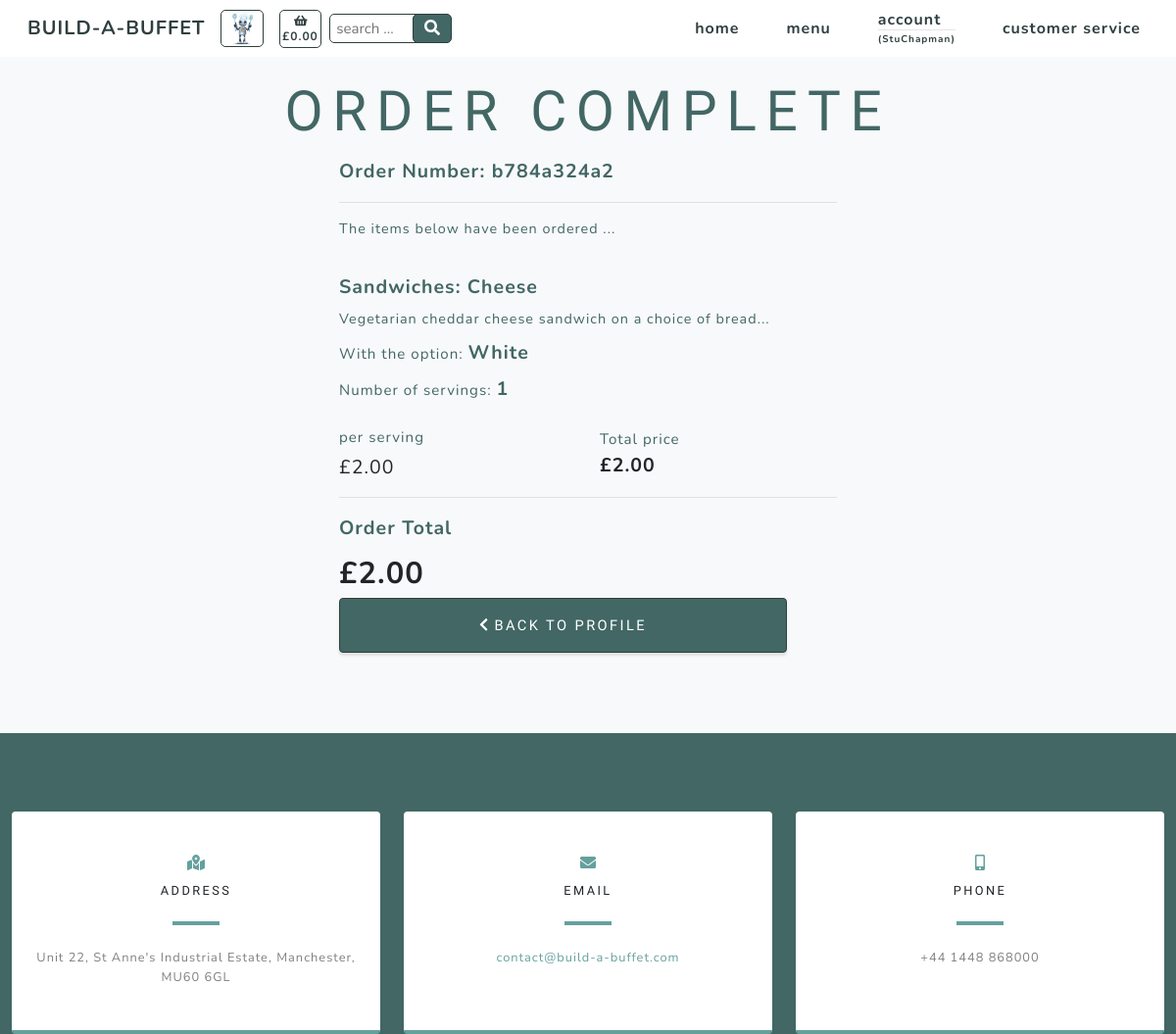
Page /checkout/order_success/b784a324a2 (signed in) on the committed database.
### checkout/models.py (models this page shows, shortened)
class Order(models.Model):
    customer_name = models.CharField(max_length=50, null=False, blank=False)
    order_number = models.CharField(max_length=32, null=False, editable=False)
    cookie = models.CharField(max_length=32, null=False, editable=False)
    full_name = models.CharField(max_length=50, null=False, blank=False)
    email = models.EmailField(max_length=254, null=False, blank=False)
    phone_number = models.CharField(max_length=20, null=False, blank=False)
    country = CountryField(blank_label='Country *', null=False, blank=False)
    postcode = models.CharField(max_length=20, null=True, blank=True)
    town_or_city = models.CharField(max_length=40, null=False, blank=False)
    street_address1 = models.CharField(max_length=80, null=False, blank=False)
    street_address2 = models.CharField(max_length=80, null=True, blank=True)
    county = models.CharField(max_length=80, null=True, blank=True)
    date = models.DateTimeField(auto_now_add=True)
    delivery_cost = models.DecimalField(max_digits=6, decimal_places=2, null=False, default=0)
    order_total = models.DecimalField(max_digits=10, decimal_places=2, null=False, default=0)
    grand_total = models.DecimalField(max_digits=10, decimal_places=2, null=False, default=0)
    stripe_pid = models.CharField(max_length=254, null=False, blank=False, default='')
    user_profile = models.ForeignKey(UserProfile, on_delete=models.SET_NULL,
                                     null=True, blank=True,
                                     related_name='orders')

class Order_items(models.Model):
    class Meta:
        verbose_name_plural = 'Order_items'
    order_number = models.CharField(max_length=32, null=False, editable=False)
    cookie = models.CharField(max_length=32, null=False, editable=False)
    item_number = models.DecimalField(max_digits=8, decimal_places=0)
    category = models.CharField(max_length=254)
    name = models.CharField(max_length=254)
    servings = models.DecimalField(max_digits=3, decimal_places=0)
    option = models.CharField(max_length=254)
    total_price = models.DecimalField(max_digits=6, decimal_places=2, null=True, blank=True)

### products/models.py (models this page shows, shortened)
class Product(models.Model):
    category = models.ForeignKey('Category', null=True,
                                 on_delete=models.SET_NULL)
    id_no = models.CharField(max_length=254, null=True)
    name = models.CharField(max_length=254)
    description = models.CharField(max_length=254)
    price = models.DecimalField(max_digits=6, decimal_places=2)
    range = models.CharField(max_length=254, null=True)

class Options(models.Model):
    class Meta:
        verbose_name_plural = 'Options'
    category = models.ForeignKey('Category', null=True, blank=True,
                                 on_delete=models.SET_NULL)
    id_no = models.CharField(max_length=254, null=True)
    option1 = models.CharField(max_length=24)
    option2 = models.CharField(max_length=24)
    option3 = models.CharField(max_length=24)

### checkout/views.py (the view)
# urls.py: path('order_success/<order_number>', views.order_success, name='order_success'),
def order_success(request, order_number):
    order = get_object_or_404(Order, order_number=order_number)
    orders = Order.objects.filter(order_number=order_number)
    order_items = Order_items.objects.filter(order_number=order_number)
    products = Product.objects.all()
    options = Options.objects.all()
    """ Check current user is purchaser """
    current_user = str(request.user)
    print(type(current_user))
    purchaser = str(order.customer_name)
    print(type(purchaser))
    if current_user != purchaser:
        return render(request, 'allauth/account/login.html')
    else:
        context = {
            'order': order,
            'orders': orders,
            'order_items': order_items,
            'products': products,
            'options': options,
        }
        return render(request, 'checkout/order_success.html', context)

### basket/contexts.py (called while the page is built)
def basket_context(request):
    cookie_key = settings.COOKIE_KEY
    try:
        cookie = request.COOKIES[cookie_key]
        basket_total = Basket.objects.filter(cookie=cookie).aggregate(Sum('total_price'))
        if basket_total['total_price__sum'] is None:
            basket_total = ""
    except KeyError:
        basket_total = ""
        cookie = 99999999
    context = {
            'cookie': cookie,
            'cookie_key': cookie_key,
            'basket_total': basket_total,
        }
    return context

### checkout/templates/checkout/order_success.html (shortened to what this page needs)
{% extends "base.html" %}
{% load static %}
{% block content %}
    <section class="products-section bg-light" id="products">
        <div class="container">
            <div class="row justify-content-center no-gutters">
                <div class="col-xl-12">
                    <h1 class="product-text-one mx-auto text-uppercase text-center flex-margin-b text-blue">Order Complete</h1>
                </div>
                <div class="col-12 col-lg-6 order-lg-last">
                    <div class="text-center h-100 project">
                        <div class="d-flex h-100">
                            <div class="product-container w-100 mt-0 text-center text-xl-left">
                                <div class="product-text-two mx-auto flex-margin-b text-blue bold">
                                    Order Number: {{ order.order_number }}
                                </div>
                                <hr>
                                <div class="product-text-three mx-auto flex-margin-b text-blue">
                                    The items below have been ordered ...
                                </div>
                                <br>
                                {% for item in order_items %}
                                    <div class="product-text-two mx-auto mb-2 text-blue bold">
                                        {{ item.category.title }}: {{ item.name }}
                                    </div>
                                    {% for product in products %}
                                        {% if product.name == item.name %}
                                            <div class="product-text-three mx-auto mb-2 text-blue">
                                                {{ product.description }}
                                            </div>
                                        {% endif %}
                                    {% endfor %}
                                    <div class="text-blue text-xs mb-2">With the option:
                                        {% if item.option == "selected-one" %}
                                            {% for option in options %}
                                                <span class="text-blue product-text-two mb-2 bold">
                                                    {{ option.option1.title }}
                                                </span>
                                            {% endfor %}
                                        {% endif %}
                                    </div>
                                    <div class="text-blue text-xs mb-4">Number of servings:
                                        <span id="servings" class="text-blue product-text-two mb-2 bold">
                                            {{ item.servings }}
                                        </span>
                                    </div>
                                    <div class="row">
                                        <div class="col-6 my-auto">
                                            {% for product in products %}
                                                {% if product.name == item.name %}
                                                    <div class="text-blue text-xs">
                                                        per serving
                                                    </div>
                                                    <div class="product-text-two mt-1">
                                                        £{{ product.price }}
                                                    </div>
                                                {% endif %}
                                            {% endfor %}
                                        </div>
                                        <div class="col-6 my-auto">
                                            <div class="text-blue text-xs">
                                                Total price
                                            </div>
                                            <div class="product-text-two bold">
                                                £{{ item.total_price }}
                                            </div>
                                        </div>
                                    </div>
                                    <hr>
                                {% endfor %}
                                <div class="col-12 col-lg-4 my-auto pl-0">
                                    <div class="product-text-two mx-auto mb-2 text-blue bold">
                                        Order Total
                                    </div>
                                    {% for order in orders %}
                                        <div class="product-text-header bold">
                                            £{{ order.order_total|floatformat:"2" }}
                                        </div>
                                    {% endfor %}
                                </div>
                                <div>
                                    {% if request.user.is_authenticated %}
                                        <a class="checkout-button border-solid masthead-button btn btn-primary js-scroll-trigger"
                                            href="{% url 'profile' %}">
                                            <i class="fas fa-chevron-left" aria-hidden="true"></i> back to profile</a>
                                    {% endif %}
                                </div>
                            </div>
                        </div>
                    </div>
                </div>
            </div>
        </div>
    </section>
{% include 'includes/contact.html' %}
{% endblock %}

### templates/base.html (shortened to what this page needs)
{% load static %}
<!doctype html>
<html lang="en">
  <head>
    {% block corecss %}
        <link href="{% static 'css/styles.css' %}" rel="stylesheet" />
        <link href="{% static 'css/slider.css' %}" rel="stylesheet" />
    {% endblock %}
  </head>
  <body id="page-top" onload="createCookie()">
        <nav class="navbar navbar-expand-lg navbar-light fixed-top" id="mainNav">
            <div class="container">
                <a class="navbar-brand js-scroll-trigger navbar-brand-vis" href="#page-top">BUILD-A-BUFFET</a>
                <div>
                    <ul class="navbar-nav ml-auto align-vertically">
                        <li class="nav-item"><a class="nav-link js-scroll-trigger bartholemew-menu" href=""><img src="{{ MEDIA_URL }}assets/img/bartholemew-sml.jpg" alt="bartholemew" height="36"></a></li>
                    </ul>
                </div>
                <div>
                    <ul class="navbar-nav ml-auto align-vertically">
                        {% if basket_total.total_price__sum != None %}
                            <li class="nav-item"><a class="nav-link js-scroll-trigger text-center text-xs-nav basket" href="{% url 'basket' %}"><i class="fa fa-shopping-basket" aria-hidden="true"></i><br><span class=" text-xs-nav">£{{ basket_total.total_price__sum|floatformat:"2" }}</span></a></li>
                        {% else %}
                            <li class="nav-item"><a class="nav-link js-scroll-trigger text-center text-xs-nav basket" href="{% url 'basket' %}"><i class="fa fa-shopping-basket" aria-hidden="true"></i><br><span class=" text-xs-nav">£0.00</span></a></li>
                        {% endif %}
                    </ul>
                </div>
                <div class="ml-2 mr-auto">
                    <form action="{% url 'search_products' %}" method="GET">
                        <input class="search-input text-blue text-xs" type="text" name="product_search" id="product_search" placeholder=" search ...">
                        <button class="search-button text-center" type="submit">
                                <i class="fas fa-search"></i>
                        </button>
                    </form>
                </div>
                <div class="collapse navbar-collapse" id="navbarResponsive">
                    <ul class="navbar-nav ml-auto">
                        <li class="nav-item my-auto"><a class="nav-link js-scroll-trigger" href="{% url 'home' %}">home</a></li>
                        <li class="nav-item dropdown my-auto">
                            <a class="nav-link js-scroll-trigger" href="#" id="all-menus-link" data-toggle="dropdown" aria-haspopup="true" aria-expanded="false">
                                menu
                            </a>
                        </li>
                        <li class="nav-item dropdown">
                            {% if request.user.is_authenticated %}
                                <a class="nav-link js-scroll-trigger" href="#" id="account-link" data-toggle="dropdown" aria-haspopup="true" aria-expanded="false">
                                    account
                                    <hr class="d-none d-lg-block user-br">
                                    <span class="user-text">
                                    ({{ request.user }})</span>
                                </a>
                            {% else %}
                                <a class="nav-link" href="{% url 'account_login' %}">login</a>
                            {% endif %}
                        </li>
                        <li class="nav-item my-auto"><a class="nav-link js-scroll-trigger" href="{% url 'service' %}">customer service</a></li>
                    </ul>
                </div>
            </div>
        </nav>
    {% block content %}
    {% endblock %}
  </body>
</html>

### rows in the picture
Order: order_number "b784a324a2", order_total "2.00"
Order_items: category "Sandwiches", name "Cheese", servings "1", total_price "2.00"
Product: description "Vegetarian cheddar cheese sandwich on a choice of bread...", price "2.00"
Options: option1 "White"

### other values in the picture
{{ request.user }} "StuChapman"
